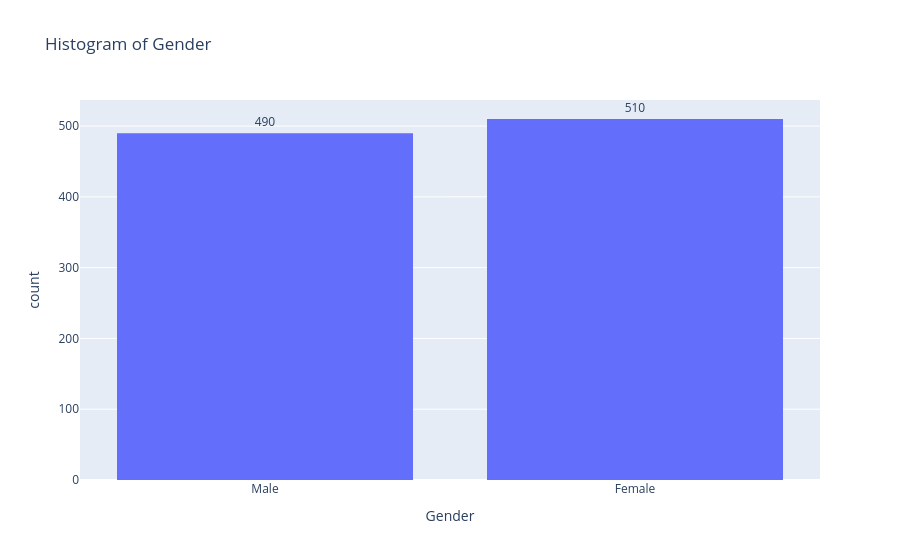

Notebook code cell kept with this figure:
### Code cell
# Create an interactive histogram
fig = px.histogram(df, x='Gender', title='Histogram of Gender', labels={'Gender': 'Gender', 'count': 'Frequency'})

# Update hover information to display frequency values
fig.update_traces(texttemplate='%{y}', textposition='outside')

# Show the plot
fig.show()

### Figure 1 — Plotly figure (JSON) as saved in the notebook; plotly's stock layout.template omitted (floating-point values rounded to 4 significant figures; data arrays with more than 128 entries replaced by an {"elided": "..."} marker saying what was removed)
{"data": [{"bingroup": "x", "hovertemplate": "Gender=%{x}<br>count=%{y}<extra></extra>", "legendgroup": "", "marker": {"color": "#636efa", "pattern": {"shape": ""}}, "name": "", "orientation": "v", "showlegend": false, "textposition": "outside", "texttemplate": "%{y}", "type": "histogram", "x": {"elided": "1000 str values"}, "xaxis": "x", "yaxis": "y"}], "layout": {"barmode": "relative", "legend": {"tracegroupgap": 0}, "title": {"text": "Histogram of Gender"}, "xaxis": {"anchor": "y", "domain": [0, 1], "title": {"text": "Gender"}}, "yaxis": {"anchor": "x", "domain": [0, 1], "title": {"text": "count"}}}}
